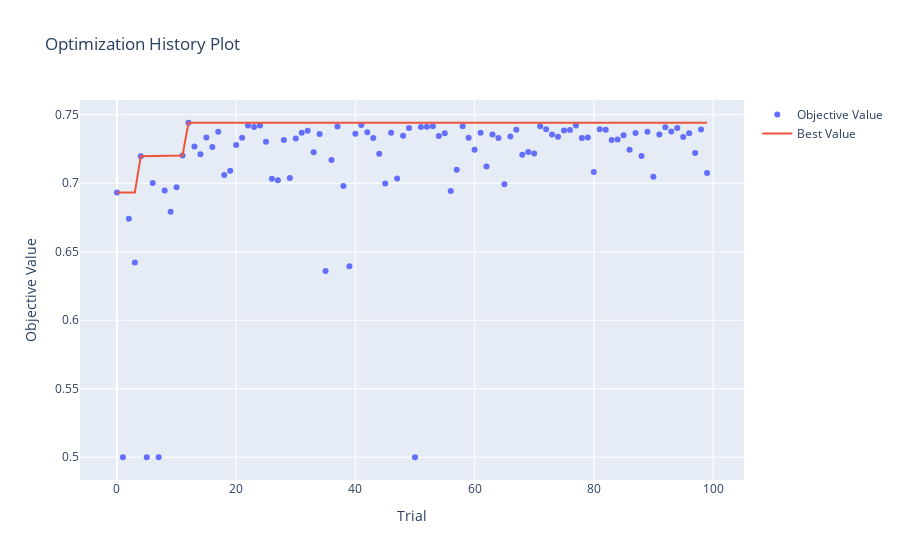

The notebook cell saved with this chart:
### Markdown cell above
#### Visualización de los trials

### Code cell
plot_optimization_history(study)
